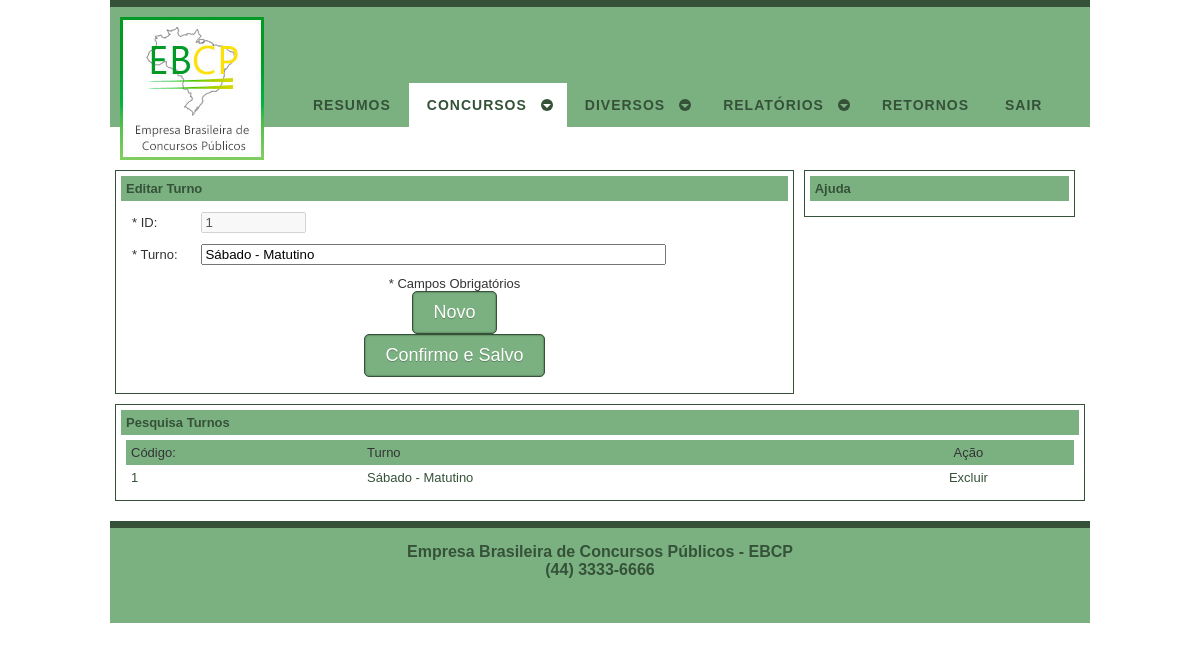
/admin/index.php?nivel=painel_turno&acao=exibir_turno&idturno=1 (signed in), run on the app's committed database.
### tables this page shows
CREATE TABLE `turno` (
  `id_turno` int(11) NOT NULL AUTO_INCREMENT,
  `turno` varchar(50) DEFAULT NULL,
  PRIMARY KEY (`id_turno`)
);

### model/dao/TurnoDAO.php (called while the page is built, shortened)
<?php
include_once 'Database.php';
class TurnoDAO extends Database{
	private $conn;
	public function __construct(){
		$this->conn = parent::getConnection();
	}
    public function getTurnoPorID($idTurno) {
    	$query = "SELECT * "
    			. "FROM turno "
    			. "WHERE id_turno = ? ";
    	$stmt = $this->conn->prepare( $query );
    	$stmt->bindParam(1, $idTurno, PDO::PARAM_INT);
    	$stmt->execute();
    	return $stmt;
    }
}
?>

### model/dao/Database.php (called while the page is built)
<?php
class Database{
	private static $host;
	private static $db_name;
	private static $username;
	private static $password;
	public function __construct(){
		if($_SERVER['SERVER_ADDR'] == "127.0.0.1"){
			self::$host = "localhost";
			self::$db_name = "ebcpc187_ebcp";
			self::$username = "root";
			self::$password = "";
		} else if ($_SERVER['SERVER_ADDR'] == "192.168.0.37") {
			self::$host = "localhost";
			self::$db_name = "ebcpc187_ebcp";
			self::$username = "root";
			self::$password = "";
		} else {
			self::$host = "54.164.120.103";
			self::$db_name = "ebcp";
			self::$username = "ebcp";
			self::$password = "McTi1402";
		}
	}
	public static function getConnection(){
		$conn = null;
		try{
			$conn = new PDO("mysql:host=" . self::$host . ";dbname=" . self::$db_name, self::$username, self::$password, array(PDO::MYSQL_ATTR_INIT_COMMAND => "SET NAMES utf8"));
			$conn->setAttribute(PDO::ATTR_ERRMODE, PDO::ERRMODE_EXCEPTION);
		}catch(PDOException $e){
			echo "Connection error: " . $e->getMessage();
		}
		return $conn;
	}
}
?>

### view/template.class.php (called while the page is built, shortened)
<?php
    class Template {
        protected $file;
        protected $values = array();
        public function __construct($file) {
            $this->file = $file;
        }
        public function set($key, $value) {
            $this->values[$key] = $value;
        }
        public function output() {
            $output = file_get_contents($this->file);
            foreach ($this->values as $key => $value) {
            	$tagToReplace = "[@$key]";
            	$output = str_replace($tagToReplace, $value, $output);
            }
            return $output;
        }
    }
?>

### controller/admin/painel_turno.php (the view, shortened to what this page needs)
<?php
	include("../view/template.class.php");
	include("../model/dao/TurnoDAO.php");
	include("../controller/admin/coluna_lateral.php");
	isset($_GET['acao']) ? $acao = $_GET['acao'] : $acao = "";
	isset($_GET['idturno']) ? $idTurno = $_GET['idturno'] : $idTurno = 0;
	$titulo = "Falha na Autenticação";
	$conteudo = "Seu Login ou Senha estão errados. Por favor, digite novamente, ou solicite uma nova senha para o administrador de redes.";
	$tituloLateral = "Ajuda";
	$conteudoLateral = "";
	$turnoDAO = new TurnoDAO();
	switch ($acao){
			case "exibir_turno" :
				if (isset($_SESSION['autenticadoAdmin'])){
					$titulo = "Editar Turno";
					$turno = $turnoDAO->getTurnoPorID($idTurno)->fetch(PDO::FETCH_OBJ);
					$conteudo = montaFormularioCadastroTurno($turno);
					$resultadoPesquisa = $turnoDAO->getTurnoPorID($idTurno);
					$conteudoPesquisa = montaFormularioPesquisaTurno($resultadoPesquisa);
					$conteudoLateral =  "";
				} else {
				}
				break;
	}
	isset($_SESSION['autenticadoAdmin']) ? $menu = new Template("../view/admin/menu_autenticado.tpl") : $menu = new Template("../view/comum/menu_sem_autenticacao.tpl");
	$menu->set("concursos", "active");
	if(isset($_SESSION['autenticadoAdmin'])){
		$corpoTemplate = new Template("../view/comum/areaAdministrativa.tpl");
	}
	isset($corpoTemplate) ? $corpo = $corpoTemplate : $corpo = new Template("../view/comum/paginaInterna.tpl");
	$corpo->set("titulo", $titulo);
	$corpo->set("conteudo", $conteudo);
	$corpo->set("tituloLateral", $tituloLateral);
	$corpo->set("conteudoLateral", $conteudoLateral);
	$corpo->set("areaLogin", $areaLogin);
	$corpo->set("pesquisa", $conteudoPesquisa);
	$layout = new Template("../view/comum/layout.tpl");
	$layout->set("title", "EBCP Concursos");
	$layout->set("menu", $menu->output());
	$layout->set("content", $corpo->output());
	echo $layout->output();
	function opcaoMontaTabelaResultadoPesquisa($resultadoPesquisa){
		$str = "";
		if($resultadoPesquisa != null){
			while ($resultado = $resultadoPesquisa->fetch(PDO::FETCH_OBJ)){
				$str .= "<tr>"
						. "<td align=\"left\"><a href=\"?nivel=painel_turno&acao=exibir_turno&idturno=" . $resultado->id_turno . "\">" . $resultado->id_turno . "</a></td>"
						. "<td align=\"left\"><a href=\"?nivel=painel_turno&acao=exibir_turno&idturno=" . $resultado->id_turno . "\">" . $resultado->turno . "</a></td>"
						. "<td align=\"center\"><a href=\"?nivel=painel_turno&acao=excluir&idturno=" . $resultado->id_turno . "\" onclick=\"return confirmarExclusao();\">Excluir</a></td>"
					. "</tr>";
			}
		} else {
			$str .= "<tr>"
					. "<td align=\"left\" colspan=\"5\">Nenhum resultado encontrado</td>"
				. "</tr>";
		}
		return $str;
	}
	function montaFormularioPesquisaTurno($resultadoPesquisa){
		$opcaoMontaTabelaResultadoPesquisa = opcaoMontaTabelaResultadoPesquisa($resultadoPesquisa);
		$str = <<<FORM
	<div style="clear: both;" ></div>
	<div class="espacoBranco"></div>
	<div class="borda">
		<div class="titulo"><b>Pesquisa Turnos</b></div>
      	<div class="corpo">
			<table width="100%" border="0" align="center" cellpadding="5" cellspacing="0">
				<tr style="background-color: #7bb181; color: #355239;">
					<td align="left">Código:</td>
					<td align="left">Turno</td>
					<td align="center">Ação</td>
				</tr>
				$opcaoMontaTabelaResultadoPesquisa
			</table>
		</div>
	</div>
FORM;
		return $str;
	}
	function montaFormularioCadastroTurno($turno){
		$str = <<<FORM
	<form name="formCadastro" method="post" action="?nivel=painel_turno&acao=salvar" >
		<input type="hidden" name="idturno" value="$turno->id_turno">
		<table width="100%" border="0" align="center" cellpadding="5" cellspacing="1">
			<tr>
				<td align="left">* ID:</td>
				<td align="left"><input name="id" type="text" size="10" value="$turno->id_turno" disabled="disabled"></td>
			</tr>
			<tr>
				<td align="left">* Turno:</td>
				<td align="left"><input name="turno" required title="Turno" type="text" size="55" value="$turno->turno" id="validar"></td>
			</tr>
			<tr>
				<td colspan="2" height="40" align="center">
					* Campos Obrigatórios
						<button onclick="location.href='?nivel=painel_turno&acao=exibir_cadastro'" class="button" type="button">Novo</button>
						<input type="submit" name="submit" value="Confirmo e Salvo" class="button">
				</td>
			</tr>
		</table>
	</form>
FORM;
		return $str;
	}
?>

### resources/css/stylesheet.css (style rules this page uses)
body { margin: 0; font-family: Arial; color: #333333; width: 980px; margin: 0 auto 0 auto; font-size: small; }
table, th, td { font-family: Arial; color: #333333; font-size: small; }
a { text-decoration: none; color: #355239; }
#logo { float:left; width:150px; display:block; padding: 10px; }
.borda { border:1px solid; border-color:#355239; padding: 5px }
.titulo { margin:0px; padding:5px; background-color:#7bb181; color:#355239; }
.corpo { padding:5px; }
.topo { height:120px; background-color:#7BB181; border-top: solid 7px #355239; }
#container2 { clear:left; float:left; width:100%; overflow:hidden; }
#container1 { float:left; width:100%; position:relative; right:30%; }
#col1 { float:left; width:70%; position:relative; left:30%; overflow:hidden; }
#col2 { float:left; width:28%; position:relative; left:31%; overflow:hidden; }
#menu { margin-top:76px; float:right; display:block; width:800px; }
#content { border-left: solid 5px #226622; border-right: solid 5px #226622; }
#footer { clear:both; float:left; width:100%; height:80px; margin-top: 20px; padding-top: 15px; border-top: solid 7px #355239; font-size: 16px; font-weight:bold; text-align:center; color: #355239; background-color:#7bb181; }
#cssmenu { background: #7BB181; margin: 0; width: auto; padding: 0; line-height: 1; display: block; position: relative; font-family: 'PT Sans', sans-serif; }
#cssmenu ul { list-style: none; margin: 0; padding-left: 5px; display: block; }
#cssmenu ul:after, #cssmenu:after { content: " "; display: block; font-size: 0; height: 0; clear: both; visibility: hidden; }
#cssmenu ul li { margin: 0; padding: 0; display: block; position: relative; z-index:9999 !important; }
#cssmenu ul li a { text-decoration: none; display: block; margin: 0; -webkit-transition: color .2s ease; -moz-transition: color .2s ease; -ms-transition: color .2s ease; -o-transition: color .2s ease; transition: color .2s ease; -webkit-box-sizing: border-box; -moz-box-sizing: border-box; box-sizing: border-box; }
#cssmenu > ul > li { float: left; }
#cssmenu > ul > li:after { content: ""; display: block; position: absolute; width: 100%; height: 0; top: 0; z-index: 0; background: #ffffff; -webkit-transition: height .2s; -moz-transition: height .2s; -ms-transition: height .2s; -o-transition: height .2s; transition: height .2s; }
#cssmenu > ul > li.has-sub > a { padding-right: 40px; }
#cssmenu > ul > li.has-sub > a:after { display: block; content: ""; background: #355239; height: 12px; width: 12px; position: absolute; border-radius: 13px; right: 14px; top: 16px; }
#cssmenu > ul > li.has-sub > a:before { display: block; content: ""; border: 4px solid transparent; border-top-color: #7BB181; z-index: 2; height: 0; width: 0; position: absolute; right: 16px; top: 21px; }
#cssmenu > ul > li > a { color: #355239; padding: 15px 18px; font-weight: 700; letter-spacing: 1px; text-transform: uppercase; font-size: 14px; z-index: 2; position: relative; }
#cssmenu > ul > li:hover:after, #cssmenu > ul > li.active:after { height: 100%; }
#cssmenu > ul > li:hover > a, #cssmenu > ul > li.active > a { color: #355239; }
#cssmenu > ul > li:hover > a:after, #cssmenu > ul > li.active > a:after { background: #355239; }
#cssmenu > ul > li:hover > a:before, #cssmenu > ul > li.active > a:before { border-top-color: #ffffff; }
#cssmenu > ul > li > a { display: block; }
#cssmenu > ul > li { width: auto; }
.button { display: block; padding: 10px 20px; font-weight: 300; font-size: 18px; color: #fff; text-shadow: 0px 1px 0 rgba(0,0,0,0.25); background: #7bb181; border: 1px solid #355239; border-radius: 5px; cursor: pointer; box-shadow: inset 0 0 2px rgba(53,82,57,1.00); -moz-box-shadow: inset 0 0 2px rgba(53,82,57,1.00); -webkit-box-shadow: inset 0 0 2px rgba(53,82,57,1.00); }

### data on the page
turno: id "1", turno "Sábado - Matutino", id_turno "1"

### other printed values
$layout->output() "RESUMOS CONCURSOS DIVERSOS RELATÓRIOS RETORNOS SAIR Editar Turno Ajuda Empresa Brasileira de Concursos Públicos - EBCP (44) 3333-6666"
